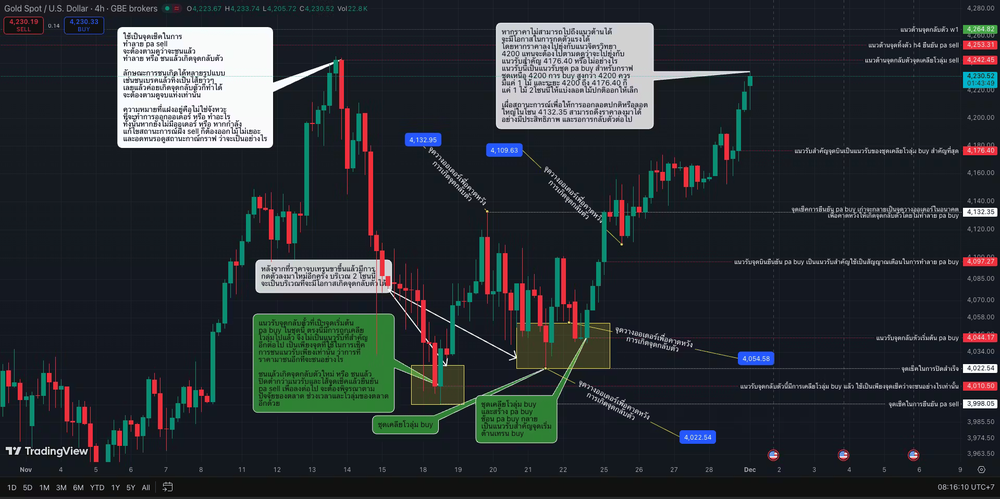
#> input picture test-llm-rag/datasets/chart21.png, 1000 x 499 px, shrunk from 1919 x 958 before the run
$ python -i test_ocr.py   (imports and definitions only)
#> lines starting #> are read from the running program, lines starting #| are printed output that depends on the picture; after the words box and inside, x2 and y2 are one past the last pixel; in counts of white or black regions, pixels touching at a corner belong together
import cv2
import numpy as np
import matplotlib.pyplot as plt
import easyocr

# โหลดโมเดล OCR (โหลดครั้งแรกจะนานหน่อย)
# gpu=True ถ้ามี NVIDIA GPU, ถ้าไม่มีให้แก้เป็น gpu=False
# [1 line that did not run here, left out]

def extract_candles_with_ocr_cleanup(image_path):
    # 1. โหลดภาพ
#> called with image_path = 'datasets/chart21.png'
    img = cv2.imread(image_path)
#> img is the input picture: shape (499, 1000, 3); mean B, G, R 52.4, 48.9, 43.2
    rgb = cv2.cvtColor(img, cv2.COLOR_BGR2RGB)
    hsv = cv2.cvtColor(img, cv2.COLOR_BGR2HSV)
#> hsv: shape (499, 1000, 3); mean H, S, V 103.9, 90.5, 58.7
    height, width, _ = img.shape
#> height = 499; width = 1000

    # ==================================================
    # STEP 1: หาพื้นที่กราฟด้วยสี (วิธีเดิม)
    # ==================================================
    # Green
    lower_green = np.array([30, 30, 30])
    upper_green = np.array([95, 255, 255])
    # Red
    lower_red1 = np.array([0, 40, 40])
    upper_red1 = np.array([15, 255, 255])
    lower_red2 = np.array([165, 40, 40])
    upper_red2 = np.array([180, 255, 255])

    mask_color = cv2.inRange(hsv, lower_green, upper_green) | \
                 cv2.inRange(hsv, lower_red1, upper_red1) | \
                 cv2.inRange(hsv, lower_red2, upper_red2)
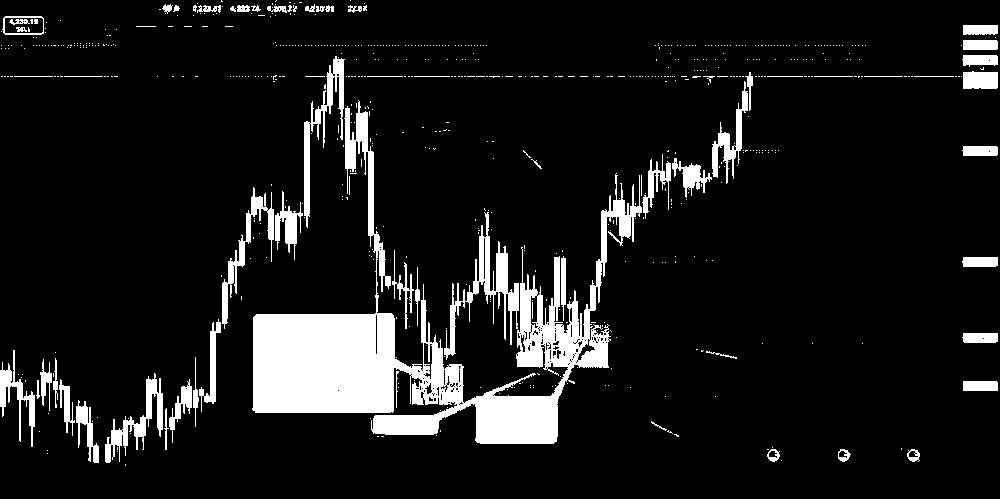
#> mask_color: shape (499, 1000); 10.2% white; 660 white regions (596 under 20 px), largest, box (x1, y1, x2, y2) and area: (252, 100, 642, 444) 30736, (444, 212, 519, 360) 2406, (304, 56, 345, 228) 1593

    # ใช้ Vertical Kernel ช่วยเชื่อมไส้เทียน (เหมือนรอบที่แล้ว)
    kernel_vertical = cv2.getStructuringElement(cv2.MORPH_RECT, (1, 3))
    mask_candles = cv2.dilate(mask_color, kernel_vertical, iterations=1)
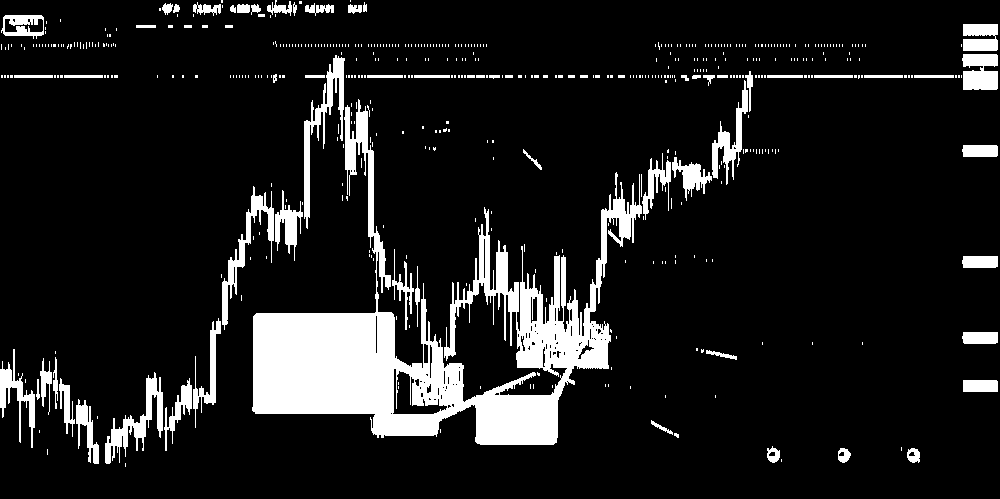
#> mask_candles: shape (499, 1000); 11.6% white; 513 white regions (444 under 20 px), largest, box (x1, y1, x2, y2) and area: (252, 99, 642, 445) 35833, (304, 55, 345, 229) 1725, (105, 372, 163, 464) 1553

    # ==================================================
    # STEP 2: ใช้ OCR หา "พื้นที่ต้องห้าม" (Text Mask)
    # ==================================================
    print("Running OCR... (might take a few seconds)")
    results = reader.readtext(img)

    mask_text = np.zeros((height, width), dtype=np.uint8)

    for (bbox, text, prob) in results:
        # bbox คือพิกัด 4 จุดของกล่องข้อความ [[tl], [tr], [br], [bl]]
        (tl, tr, br, bl) = bbox
        top_left = (int(tl[0]), int(tl[1]))
        bottom_right = (int(br[0]), int(br[1]))

        # วาดสี่เหลี่ยมทับลงไปใน mask_text
        cv2.rectangle(mask_text, top_left, bottom_right, 255, -1)

    # *** ขยายกล่อง OCR (Dilate) ***
    # เพราะ OCR มักจะจับแค่ตัวหนังสือ ไม่รวมขอบกล่อง หรือ Padding รอบๆ
    # เราจึงต้อง "เบ่ง" พื้นที่ OCR ให้กว้างขึ้นเพื่อกินขอบกล่องข้อความไปด้วย
    kernel_box = np.ones((15, 15), np.uint8) # ขยายออกเยอะหน่อย (ปรับเลขนี้ได้)
    mask_text_expanded = cv2.dilate(mask_text, kernel_box, iterations=2)

    # ==================================================
    # STEP 3: ลบพื้นที่ Text ออกจากพื้นที่กราฟ
    # ==================================================
    # Logic: เอา Mask กราฟ ตั้ง แล้ว "ลบ" ด้วย Mask ข้อความ
    # cv2.bitwise_not(mask_text_expanded) คือกลับขาวเป็นดำ ดำเป็นขาว

    final_mask = cv2.bitwise_and(mask_candles, mask_candles, mask=cv2.bitwise_not(mask_text_expanded))

    # Clean Noise เล็กๆ น้อยๆ ครั้งสุดท้าย
    contours, _ = cv2.findContours(final_mask, cv2.RETR_EXTERNAL, cv2.CHAIN_APPROX_SIMPLE)
    clean_mask = np.zeros_like(final_mask)
    for cnt in contours:
        x, y, w, h = cv2.boundingRect(cnt)
        if h > 3: # กรองจุดเล็กๆ ทิ้ง
            cv2.drawContours(clean_mask, [cnt], -1, 255, -1)

    # สร้างภาพผลลัพธ์
    final_result = cv2.bitwise_and(rgb, rgb, mask=clean_mask)

    return rgb, mask_text_expanded, final_result

# --- Run Code ---
image_path = "datasets/chart21.png"
# [1 line that did not run here, left out]

# [18 lines not run here, left out]

>>> result = extract_candles_with_ocr_cleanup('datasets/chart21.png')
#> (the run stopped early here; a loop or call above may not have finished)

$ run again, on test-llm-rag/datasets/chart1.png
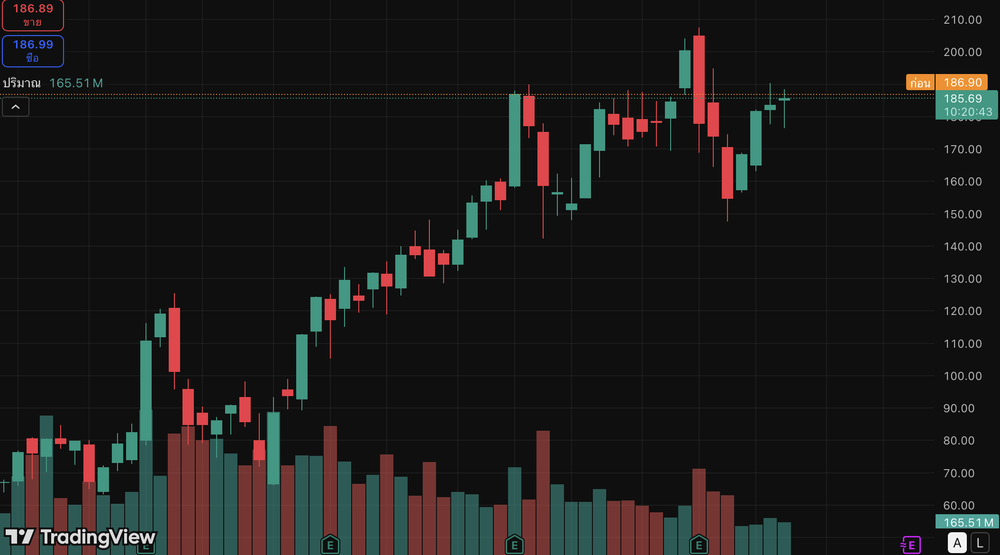
#> input picture test-llm-rag/datasets/chart1.png, 1000 x 555 px, shrunk from 2110 x 1170 before the run
#> in extract_candles_with_ocr_cleanup, img is the input picture: shape (555, 1000, 3); mean B, G, R 25.8, 26.7, 27.9
#> hsv: shape (555, 1000, 3); mean H, S, V 13.6, 24.3, 32.3
#> in extract_candles_with_ocr_cleanup (call 2), `mask_color = cv2.inRange(hsv, lower_green, upper_green) | \ cv2.inRang..`:
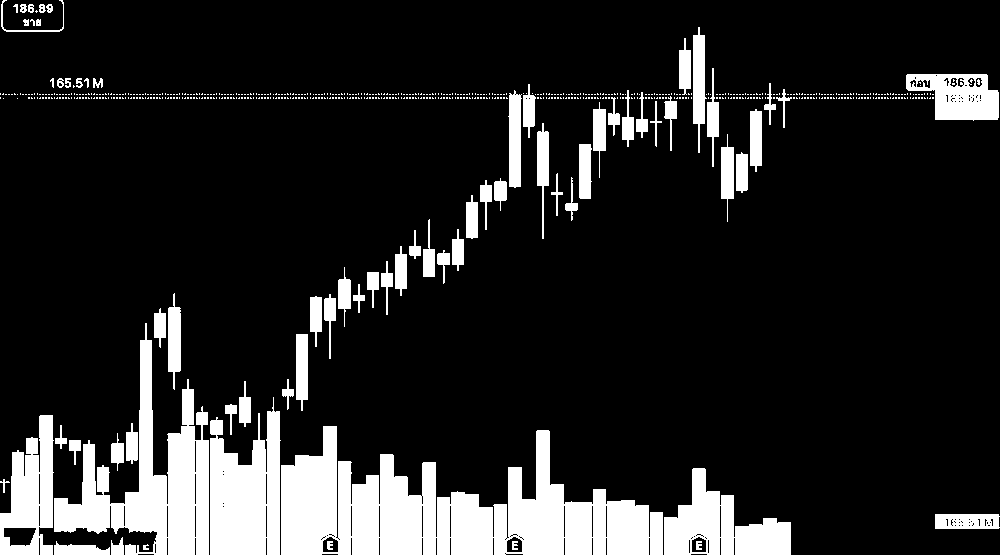
#> mask_color: shape (555, 1000); 14.9% white; 680 white regions (608 under 20 px), largest, box (x1, y1, x2, y2) and area: (281, 426, 663, 555) 26965, (54, 323, 209, 555) 13059, (210, 397, 281, 555) 8062
#> in extract_candles_with_ocr_cleanup (call 2), `mask_candles = cv2.dilate(mask_color, kernel_vertical, iterations=1)`:
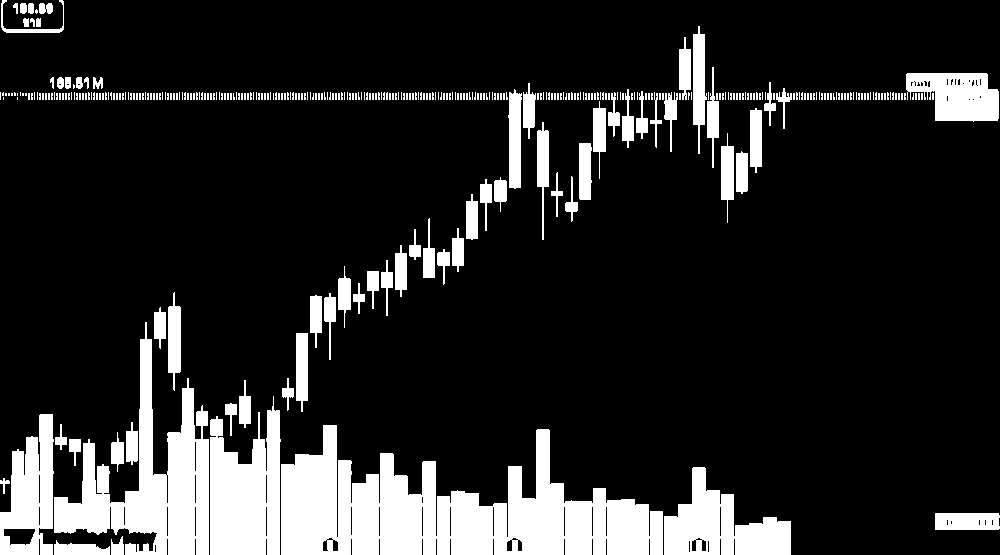
#> mask_candles: shape (555, 1000); 15.9% white; 356 white regions (288 under 20 px), largest, box (x1, y1, x2, y2) and area: (281, 425, 663, 555) 27635, (54, 322, 209, 555) 13485, (210, 396, 281, 555) 8171

$ run again, on test-llm-rag/datasets/chart10.png
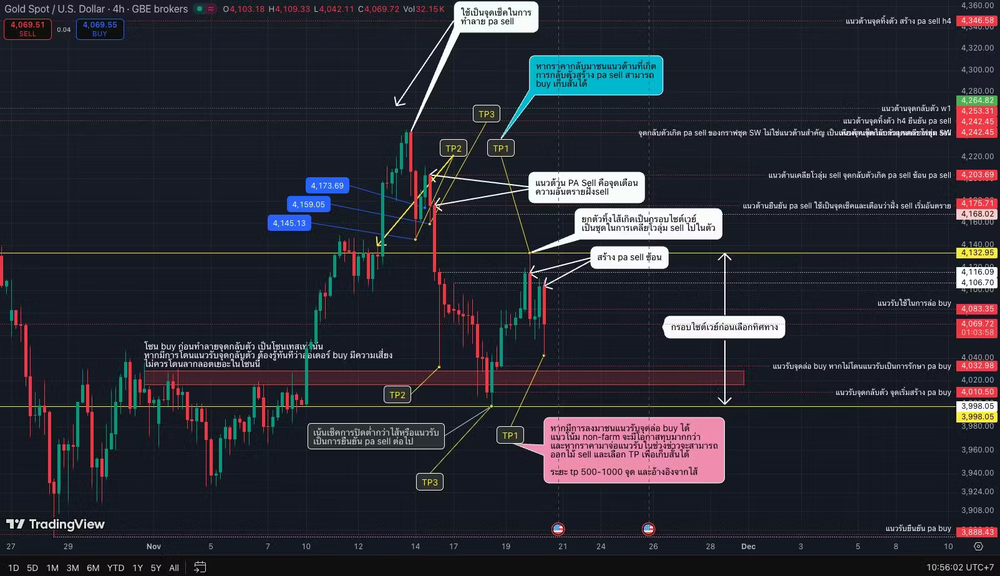
#> input picture test-llm-rag/datasets/chart10.png, 1000 x 576 px, shrunk from 1603 x 923 before the run
#> in extract_candles_with_ocr_cleanup, img is the input picture: shape (576, 1000, 3); mean B, G, R 51.8, 42, 41.4
#> hsv: shape (576, 1000, 3); mean H, S, V 111.2, 97.8, 56.7
#> in extract_candles_with_ocr_cleanup (call 2), `mask_color = cv2.inRange(hsv, lower_green, upper_green) | \ cv2.inRang..`:
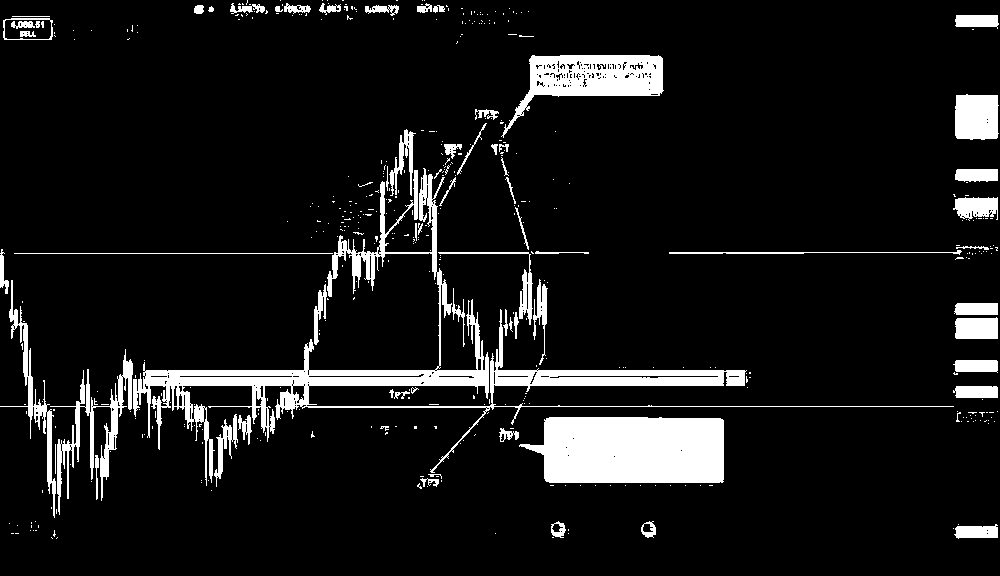
#> mask_color: shape (576, 1000); 9.3% white; 467 white regions (401 under 20 px), largest, box (x1, y1, x2, y2) and area: (133, 168, 954, 486) 17045, (519, 417, 724, 483) 11921, (501, 55, 664, 138) 5224
#> in extract_candles_with_ocr_cleanup (call 2), `mask_candles = cv2.dilate(mask_color, kernel_vertical, iterations=1)`:
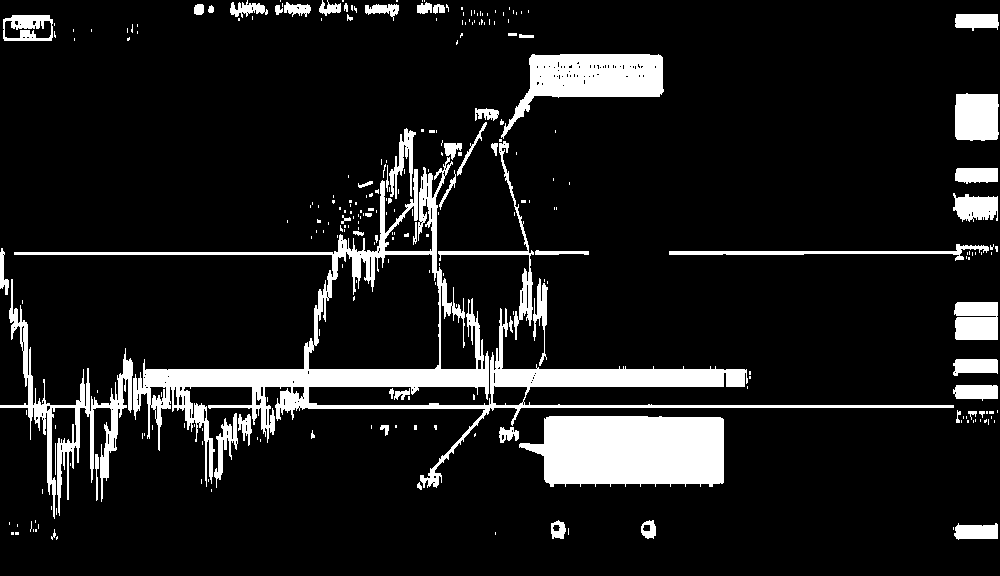
#> mask_candles: shape (576, 1000); 11.3% white; 265 white regions (205 under 20 px), largest, box (x1, y1, x2, y2) and area: (14, 157, 954, 488) 23529, (519, 416, 724, 487) 12392, (501, 54, 664, 139) 5902

$ run again, on test-llm-rag/datasets/chart11.png
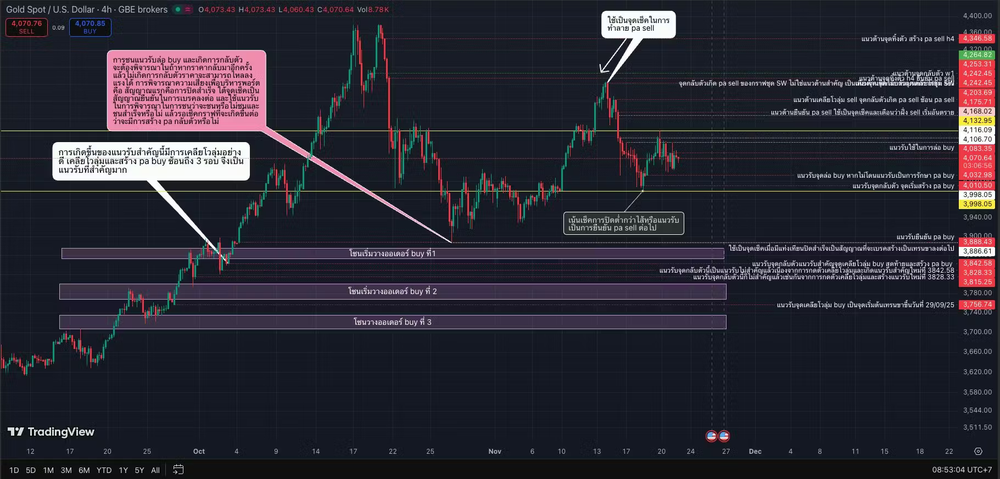
#> input picture test-llm-rag/datasets/chart11.png, 1000 x 479 px, shrunk from 1821 x 873 before the run
#> in extract_candles_with_ocr_cleanup, img is the input picture: shape (479, 1000, 3); mean B, G, R 51.3, 40.9, 42.9
#> hsv: shape (479, 1000, 3); mean H, S, V 112, 94, 55.8
#> in extract_candles_with_ocr_cleanup (call 2), `mask_color = cv2.inRange(hsv, lower_green, upper_green) | \ cv2.inRang..`:
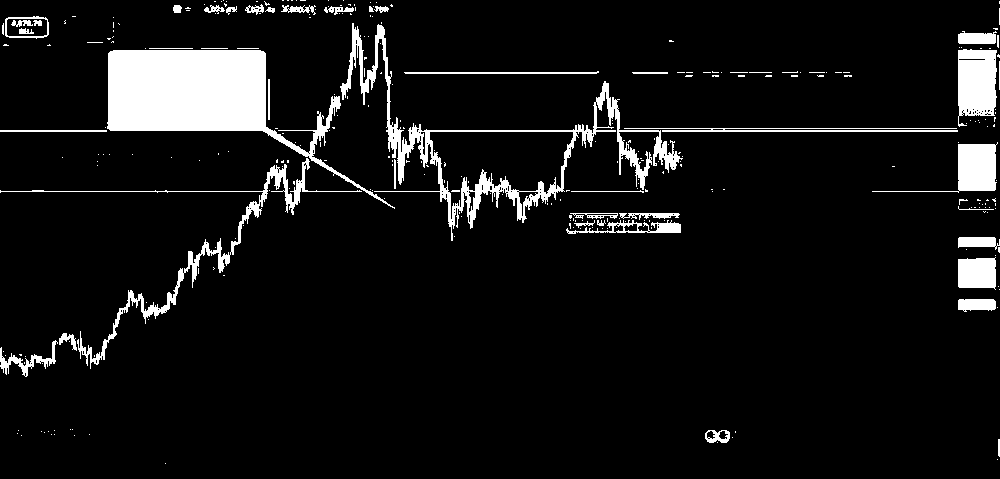
#> mask_color: shape (479, 1000); 7.7% white; 301 white regions (255 under 20 px), largest, box (x1, y1, x2, y2) and area: (107, 50, 395, 209) 13926, (340, 23, 683, 241) 7043, (0, 158, 362, 369) 3111
#> in extract_candles_with_ocr_cleanup (call 2), `mask_candles = cv2.dilate(mask_color, kernel_vertical, iterations=1)`:
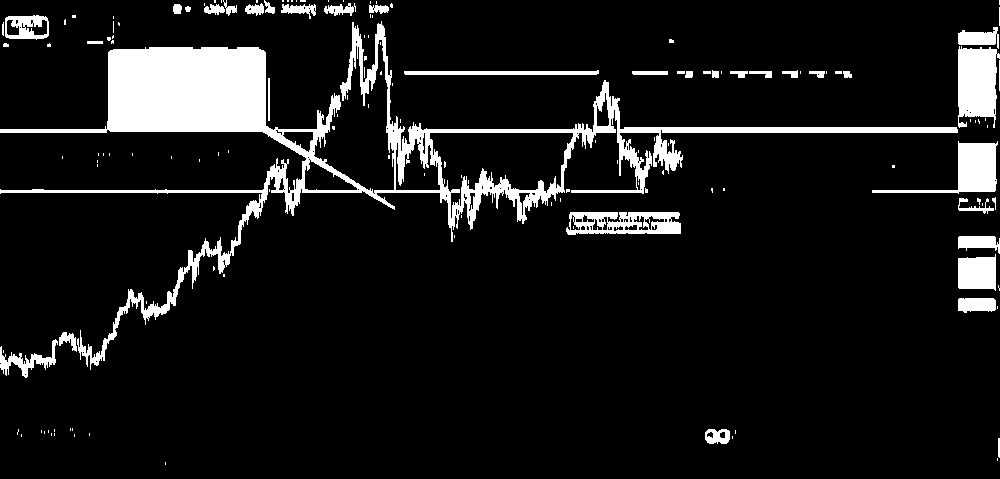
#> mask_candles: shape (479, 1000); 9.5% white; 147 white regions (106 under 20 px), largest, box (x1, y1, x2, y2) and area: (0, 21, 958, 370) 30637, (958, 46, 1000, 128) 2667, (872, 141, 998, 194) 2133
